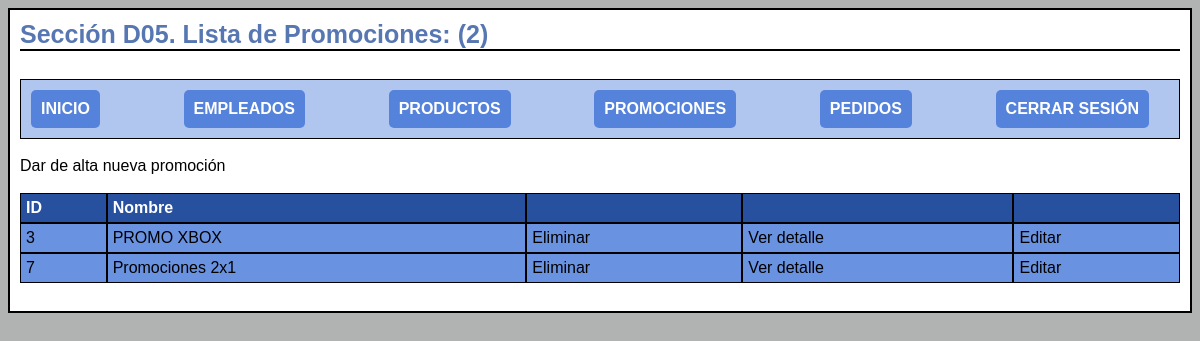
Screenshot of /promociones/promociones_lista.php (signed in) with the database file from the repository.
### tables this page shows
CREATE TABLE `promociones` (
  `id` int(11) NOT NULL,
  `nombre` varchar(128) NOT NULL,
  `archivo` varchar(64) NOT NULL,
  `status` int(1) NOT NULL DEFAULT 1,
  `eliminado` int(1) NOT NULL DEFAULT 0
);

### promociones/promociones_lista.php (the view, shortened to what this page needs)
<html>
<head>
    <?php
        $con = conecta();
        $sql = "SELECT * FROM promociones WHERE eliminado = 0";
        $res = $con->query($sql);
        $num = $res->num_rows;
    ?>
    <link rel="stylesheet" href="../css/style.css?v=<?php echo time();?>">
</head>
<body>
    <div id='contenedor_principal'>
        <div class='titulo'>Sección D05. Lista de Promociones: (<?php echo $num; ?>)</div>
        <?php
            include "menu.php";
        ?>
        <div><a href='promociones_alta.php'>Dar de alta nueva promoción</a></div><br>
        <div class='tabla'>
            <div class='fila encabezado'>
                <div class='celda'>ID</div>
                <div class='celda'>Nombre</div>
                <div class='celda'></div>
                <div class='celda'></div>
                <div class='celda'></div>
            </div>
            <?php
            while ($row = $res->fetch_array()) {
                $id = $row["id"];
                $nombre = $row["nombre"];
                echo "<div id='promocion$id' class='fila'>";
                echo "<div class='celda'>$id</div>";
                echo "<div class='celda'>$nombre</div>";
                echo "<div class='celda'> <a href='#' onclick='eliminar_promocion(".$id.")'> Eliminar </a> </div>";
                echo "<div class='celda'> <a href='promociones_detalle.php?id=$id'> Ver detalle </a> </div>";
                echo "<div class='celda'> <a href='promociones_edita.php?id=$id'> Editar </a> </div>";
                echo "</div>";
            }
            ?>
        </div>
</body>
</html>

### css/style.css (style rules this page uses)
:root { --azul_principal: rgba(53, 109, 214, 0.74); --azul_fondo: rgba(150, 179, 233, 0.74); --azul_titilo: rgba(27, 71, 151, 0.74); }
a:link, a:visited { color: inherit; text-decoration: none; }
body { background-color: rgb(177, 179, 179); }
#contenedor_principal { border: 2px solid #000; background-color: #fff; font-family: 'Montserrat', sans-serif; margin-bottom: 20px; padding: 10px; height: auto; }
.titulo { font-weight: bold; font-size: 25px; margin-bottom: 10px; color: var(--azul_titilo); border-bottom: 2px solid #000; }
.tabla { display: table; width: 100%; }
.fila { display: table-row; }
.encabezado { font-weight: bold; color: #fff; background-color: #000 }
.celda { display: table-cell; max-width: 25%; padding: 5px; border: 1px solid #000; background-color: var(--azul_principal); }

### rows the page displays
promociones: id "3", nombre "PROMO XBOX"
promociones: id "7", nombre "Promociones 2x1"

### other values shown
$num "2"
